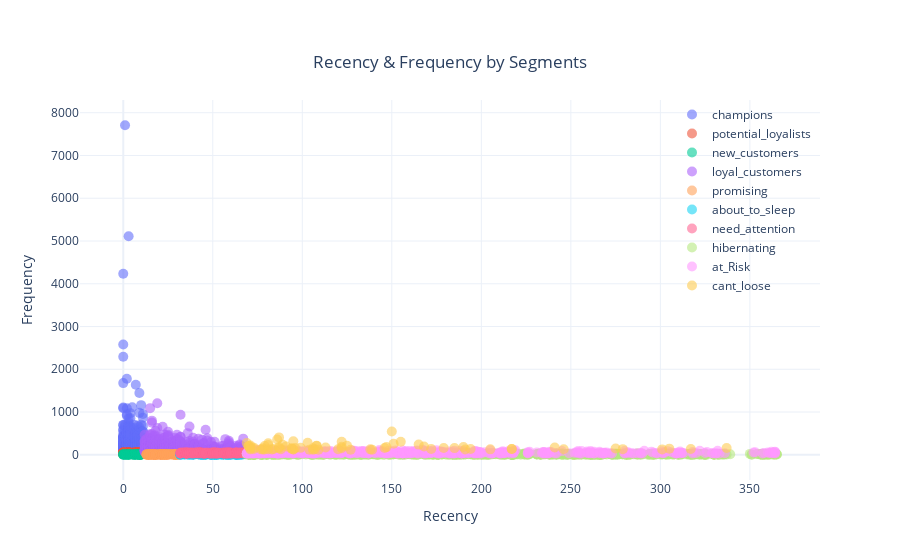

Notebook source saved alongside this figure:
### Code cell
fig = go.Figure()
for i in rfm['segment'].unique():
    fig.add_trace(go.Scatter(x=rfm[rfm['segment']==i]['Recency'],
                           y=rfm[rfm['segment']==i]['Frequency'],
                           mode='markers', name=str(i),showlegend = True,
                           marker = dict(size = 10,opacity = 0.6)))

fig.update_layout(title={'text': "Recency & Frequency by Segments",
                         'y':0.9,
                         'x':0.5,
                         'xanchor': 'center',
                         'yanchor': 'top'},
                  legend=dict(x=0.8,
                              y=1,
                              bgcolor='rgba(255, 255, 255, 0)'),
                  xaxis = dict(title='Recency'),
                  yaxis=dict(title='Frequency'),
                  template='plotly_white')

fig.show()

### Figure 1 — Plotly figure (JSON) as saved in the notebook; plotly's stock layout.template omitted (floating-point values rounded to 4 significant figures; data arrays with more than 128 entries replaced by an {"elided": "..."} marker saying what was removed)
{"data": [{"marker": {"opacity": 0.6, "size": 10}, "mode": "markers", "name": "champions", "showlegend": true, "type": "scatter", "x": {"elided": "531 int values"}, "y": {"elided": "531 int values"}}, {"marker": {"opacity": 0.6, "size": 10}, "mode": "markers", "name": "potential_loyalists", "showlegend": true, "type": "scatter", "x": {"elided": "451 int values"}, "y": {"elided": "451 int values"}}, {"marker": {"opacity": 0.6, "size": 10}, "mode": "markers", "name": "new_customers", "showlegend": true, "type": "scatter", "x": [0, 0, 0, 0, 1, 1, 1, 1, 2, 2, 2, 3, 3, 3, 3, 3, 3, 4, 4, 5, 5, 6, 6, 6, 6, 7, 7, 7, 7, 7, 8, 8, 8, 8, 8, 9, 9, 9, 9, 9, 9, 9, 9, 9, 10, 10, 10, 10, 10], "y": [11, 12, 3, 2, 4, 12, 3, 9, 9, 5, 1, 6, 7, 7, 9, 9, 3, 7, 11, 9, 10, 1, 12, 1, 1, 2, 5, 9, 13, 12, 7, 8, 13, 10, 12, 6, 9, 3, 4, 5, 9, 10, 2, 3, 5, 13, 7, 2, 3]}, {"marker": {"opacity": 0.6, "size": 10}, "mode": "markers", "name": "loyal_customers", "showlegend": true, "type": "scatter", "x": {"elided": "736 int values"}, "y": {"elided": "736 int values"}}, {"marker": {"opacity": 0.6, "size": 10}, "mode": "markers", "name": "promising", "showlegend": true, "type": "scatter", "x": [13, 13, 13, 13, 14, 14, 14, 14, 14, 14, 15, 15, 15, 15, 15, 15, 15, 16, 16, 16, 16, 17, 17, 17, 17, 17, 17, 17, 18, 18, 18, 18, 18, 18, 19, 19, 19, 20, 20, 20, 21, 21, 21, 21, 21, 21, 21, 21, 22, 22, 22, 22, 22, 23, 23, 23, 23, 23, 23, 23, 24, 24, 24, 24, 24, 24, 24, 25, 25, 25, 25, 26, 26, 26, 27, 27, 28, 28, 28, 28, 29, 29, 29, 29, 29, 29, 29, 30, 30, 30, 30, 30, 31, 31, 31, 31, 31, 31], "y": [3, 10, 11, 1, 2, 12, 6, 1, 8, 6, 8, 11, 8, 6, 4, 1, 12, 5, 13, 5, 8, 4, 10, 3, 13, 1, 11, 3, 2, 11, 3, 7, 4, 3, 3, 3, 10, 8, 4, 12, 4, 7, 11, 5, 8, 12, 11, 7, 1, 2, 10, 11, 6, 10, 11, 6, 4, 9, 2, 11, 13, 7, 8, 8, 9, 6, 1, 5, 9, 9, 7, 4, 11, 11, 6, 12, 11, 7, 8, 6, 5, 3, 10, 6, 5, 11, 1, 13, 3, 6, 7, 10, 13, 8, 11, 4, 13, 10]}, {"marker": {"opacity": 0.6, "size": 10}, "mode": "markers", "name": "about_to_sleep", "showlegend": true, "type": "scatter", "x": {"elided": "272 int values"}, "y": {"elided": "272 int values"}}, {"marker": {"opacity": 0.6, "size": 10}, "mode": "markers", "name": "need_attention", "showlegend": true, "type": "scatter", "x": {"elided": "184 int values"}, "y": {"elided": "184 int values"}}, {"marker": {"opacity": 0.6, "size": 10}, "mode": "markers", "name": "hibernating", "showlegend": true, "type": "scatter", "x": {"elided": "940 int values"}, "y": {"elided": "940 int values"}}, {"marker": {"opacity": 0.6, "size": 10}, "mode": "markers", "name": "at_Risk", "showlegend": true, "type": "scatter", "x": {"elided": "528 int values"}, "y": {"elided": "528 int values"}}, {"marker": {"opacity": 0.6, "size": 10}, "mode": "markers", "name": "cant_loose", "showlegend": true, "type": "scatter", "x": [69, 70, 70, 71, 71, 71, 71, 73, 73, 77, 78, 78, 79, 79, 81, 81, 81, 83, 84, 86, 87, 87, 87, 88, 89, 91, 94, 94, 95, 95, 95, 96, 99, 103, 104, 106, 106, 107, 108, 108, 109, 113, 120, 122, 122, 122, 125, 127, 138, 139, 146, 147, 150, 151, 155, 165, 168, 172, 179, 185, 190, 191, 194, 205, 217, 217, 241, 246, 275, 279, 301, 305, 317, 337], "y": [273, 208, 200, 182, 149, 216, 127, 166, 136, 127, 125, 153, 203, 122, 228, 268, 128, 122, 135, 357, 155, 180, 407, 132, 235, 194, 141, 154, 316, 127, 124, 156, 162, 281, 119, 153, 119, 128, 214, 203, 118, 170, 129, 187, 155, 307, 213, 118, 127, 117, 158, 180, 543, 260, 305, 238, 194, 134, 159, 156, 181, 124, 135, 127, 134, 137, 170, 130, 146, 132, 126, 144, 137, 157]}], "layout": {"autosize": true, "legend": {"bgcolor": "rgba(255, 255, 255, 0)", "x": 0.8, "y": 1}, "title": {"text": "Recency & Frequency by Segments", "x": 0.5, "xanchor": "center", "y": 0.9, "yanchor": "top"}, "xaxis": {"autorange": true, "range": [-23.99, 389.0], "title": {"text": "Recency"}, "type": "linear"}, "yaxis": {"autorange": true, "range": [-785.1, 8493.0], "title": {"text": "Frequency"}, "type": "linear"}}}
